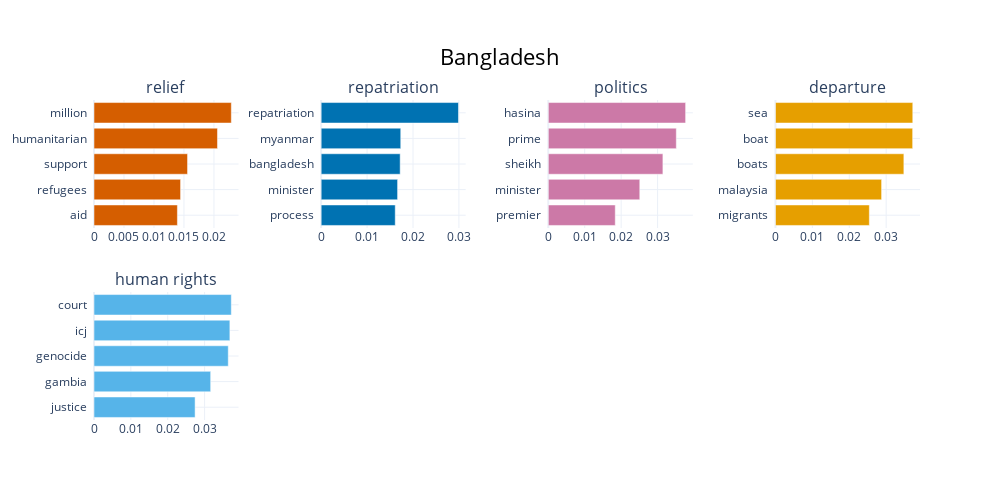

Notebook source saved alongside this figure:
### Code cell
topic_model_bd.visualize_barchart(top_n_topics=5, title='Bangladesh', custom_labels=True)

### Figure 1 — Plotly figure (JSON) as saved in the notebook; plotly's stock layout.template omitted (floating-point values rounded to 4 significant figures)
{"data": [{"marker": {"color": "#D55E00"}, "orientation": "h", "type": "bar", "x": [0.0139, 0.01443, 0.01559, 0.02058, 0.02289], "xaxis": "x", "y": ["aid  ", "refugees  ", "support  ", "humanitarian  ", "million  "], "yaxis": "y"}, {"marker": {"color": "#0072B2"}, "orientation": "h", "type": "bar", "x": [0.01613, 0.01664, 0.01721, 0.01733, 0.0299], "xaxis": "x2", "y": ["process  ", "minister  ", "bangladesh  ", "myanmar  ", "repatriation  "], "yaxis": "y2"}, {"marker": {"color": "#CC79A7"}, "orientation": "h", "type": "bar", "x": [0.01838, 0.02511, 0.03145, 0.03513, 0.03769], "xaxis": "x3", "y": ["premier  ", "minister  ", "sheikh  ", "prime  ", "hasina  "], "yaxis": "y3"}, {"marker": {"color": "#E69F00"}, "orientation": "h", "type": "bar", "x": [0.02544, 0.02876, 0.03479, 0.03718, 0.03721], "xaxis": "x4", "y": ["migrants  ", "malaysia  ", "boats  ", "boat  ", "sea  "], "yaxis": "y4"}, {"marker": {"color": "#56B4E9"}, "orientation": "h", "type": "bar", "x": [0.02742, 0.03164, 0.03641, 0.03685, 0.03724], "xaxis": "x5", "y": ["justice  ", "gambia  ", "genocide  ", "icj  ", "court  "], "yaxis": "y5"}], "layout": {"annotations": [{"font": {"size": 16}, "showarrow": false, "text": "relief", "x": 0.0875, "xanchor": "center", "xref": "paper", "y": 1, "yanchor": "bottom", "yref": "paper"}, {"font": {"size": 16}, "showarrow": false, "text": "repatriation", "x": 0.3625, "xanchor": "center", "xref": "paper", "y": 1, "yanchor": "bottom", "yref": "paper"}, {"font": {"size": 16}, "showarrow": false, "text": "politics", "x": 0.6375, "xanchor": "center", "xref": "paper", "y": 1, "yanchor": "bottom", "yref": "paper"}, {"font": {"size": 16}, "showarrow": false, "text": "departure", "x": 0.9125, "xanchor": "center", "xref": "paper", "y": 1, "yanchor": "bottom", "yref": "paper"}, {"font": {"size": 16}, "showarrow": false, "text": "human rights", "x": 0.0875, "xanchor": "center", "xref": "paper", "y": 0.4, "yanchor": "bottom", "yref": "paper"}], "height": 500, "hoverlabel": {"bgcolor": "white", "font": {"family": "Rockwell", "size": 16}}, "showlegend": false, "title": {"font": {"color": "Black", "size": 22}, "text": "Bangladesh", "x": 0.5, "xanchor": "center", "yanchor": "top"}, "width": 1000, "xaxis": {"anchor": "y", "autorange": true, "domain": [0, 0.175], "range": [0, 0.0241], "showgrid": true, "type": "linear"}, "xaxis2": {"anchor": "y2", "autorange": true, "domain": [0.275, 0.45], "range": [0, 0.03148], "showgrid": true, "type": "linear"}, "xaxis3": {"anchor": "y3", "autorange": true, "domain": [0.55, 0.725], "range": [0, 0.03967], "showgrid": true, "type": "linear"}, "xaxis4": {"anchor": "y4", "autorange": true, "domain": [0.825, 1], "range": [0, 0.03917], "showgrid": true, "type": "linear"}, "xaxis5": {"anchor": "y5", "autorange": true, "domain": [0, 0.175], "range": [0, 0.0392], "showgrid": true, "type": "linear"}, "xaxis6": {"anchor": "y6", "domain": [0.275, 0.45], "showgrid": true}, "xaxis7": {"anchor": "y7", "domain": [0.55, 0.725], "showgrid": true}, "xaxis8": {"anchor": "y8", "domain": [0.825, 1], "showgrid": true}, "yaxis": {"anchor": "x", "autorange": true, "domain": [0.6, 1], "range": [-0.5, 4.5], "showgrid": true, "type": "category"}, "yaxis2": {"anchor": "x2", "autorange": true, "domain": [0.6, 1], "range": [-0.5, 4.5], "showgrid": true, "type": "category"}, "yaxis3": {"anchor": "x3", "autorange": true, "domain": [0.6, 1], "range": [-0.5, 4.5], "showgrid": true, "type": "category"}, "yaxis4": {"anchor": "x4", "autorange": true, "domain": [0.6, 1], "range": [-0.5, 4.5], "showgrid": true, "type": "category"}, "yaxis5": {"anchor": "x5", "autorange": true, "domain": [0, 0.4], "range": [-0.5, 4.5], "showgrid": true, "type": "category"}, "yaxis6": {"anchor": "x6", "domain": [0, 0.4], "showgrid": true}, "yaxis7": {"anchor": "x7", "domain": [0, 0.4], "showgrid": true}, "yaxis8": {"anchor": "x8", "domain": [0, 0.4], "showgrid": true}}}
